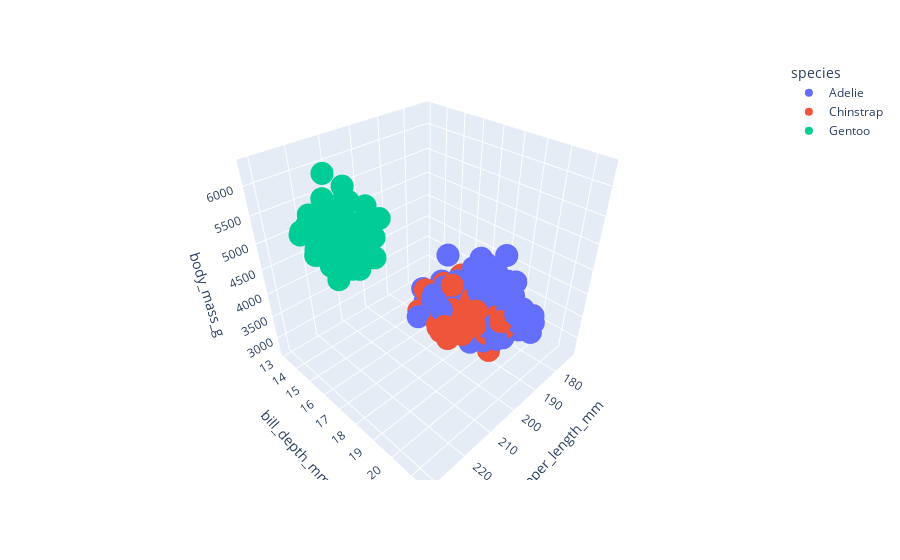

Notebook source saved alongside this figure:
### Code cell
px.scatter_3d(
    data_frame=penguins,
    x='flipper_length_mm',
    y='bill_depth_mm',
    z='body_mass_g',
    color='species'
)
